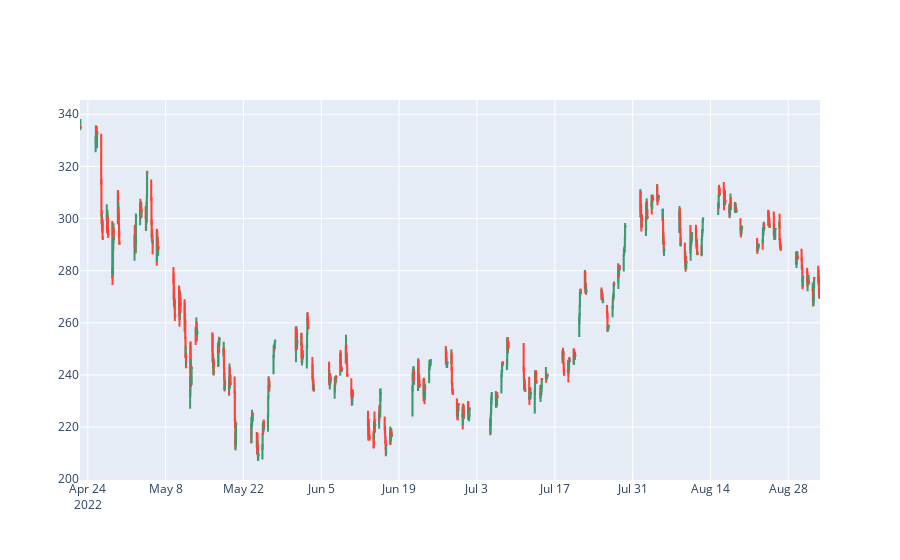

The cell this chart's notebook holds for it:
### Code cell
plot_candles(tsla_hourly)

### Figure 1 — Plotly figure (JSON) as saved in the notebook; plotly's stock layout.template omitted (floating-point values rounded to 4 significant figures; data arrays with more than 128 entries replaced by an {"elided": "..."} marker saying what was removed)
{"data": [{"close": {"elided": "739 float values"}, "high": {"elided": "739 float values"}, "low": {"elided": "739 float values"}, "open": {"elided": "739 float values"}, "type": "candlestick", "x": {"elided": "739 str values"}}], "layout": {"autosize": true, "dragmode": "zoom", "xaxis": {"autorange": true, "range": ["2022-04-22 14:00", "2022-09-02 17:00"], "rangeslider": {"visible": false, "yaxis": {}}, "showspikes": false, "type": "date"}, "yaxis": {"autorange": true, "range": [199.7, 345.5], "showspikes": false}}}
